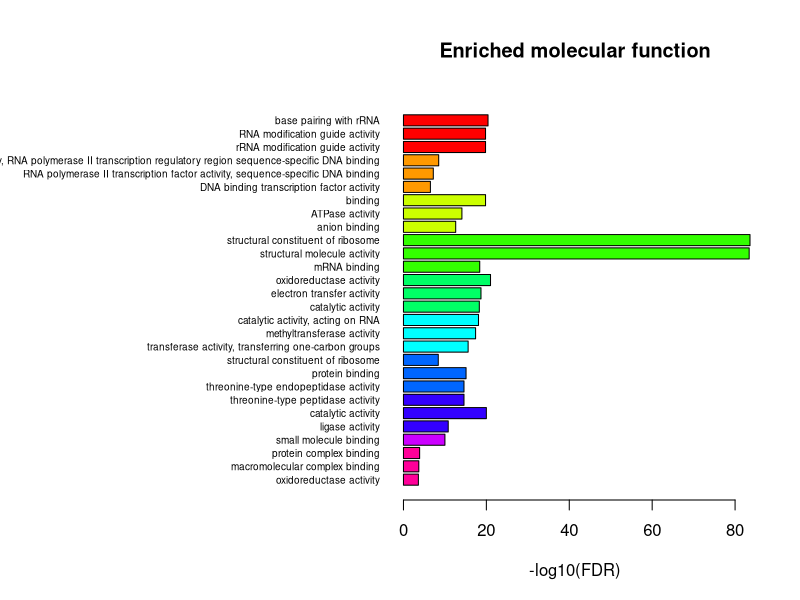

R code for this plot:
x<-read.table("smry.tsv",sep="\t",header=T)

cols<-as.data.frame(rainbow(10))
cols$num<-1:10
colnames(cols)=c("colour","num")

x<-merge(x,cols,by.x="Cluster",by.y="num")


pdf("GO_chart.pdf")
par(mai=c(1,4,1,0.5))
barplot(rev(x$Significance),main="Enriched molecular function", horiz=TRUE,names.arg=rev(x$TERM),las=1,cex.axis=1,cex.names=0.6,xlab="-log10(FDR)",col=as.character(rev(x$colour)))
dev.off()
